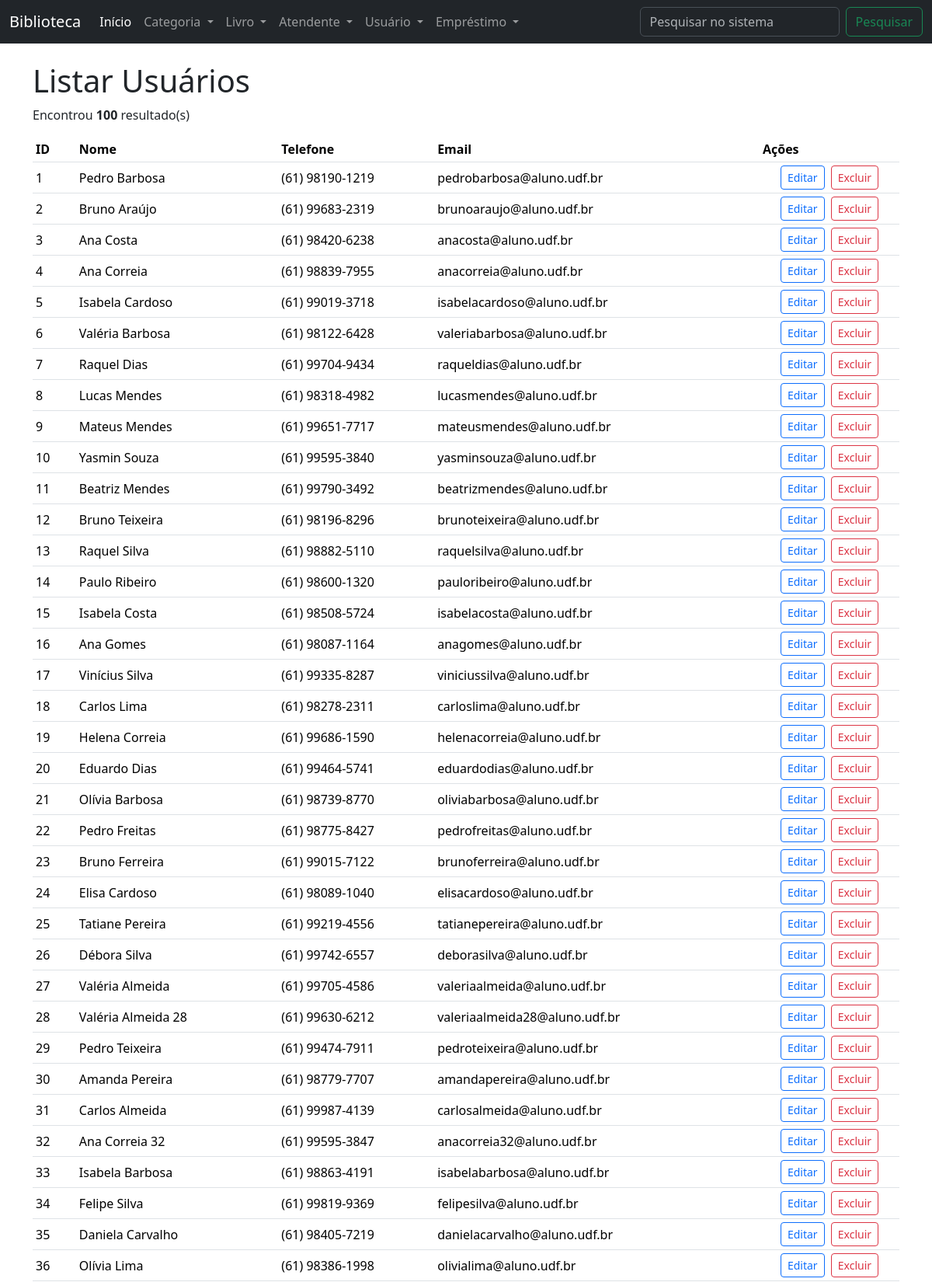
Screenshot of /?page=listar-usuario (upper part) with the database file from the repository.
### tables this page shows
CREATE TABLE IF NOT EXISTS `leitor` (
  `id_leitor` INT(10) UNSIGNED NOT NULL AUTO_INCREMENT,
  `nome_leitor` VARCHAR(45) NOT NULL,
  `email_leitor` VARCHAR(45) NOT NULL,
  `telefone_leitor` VARCHAR(20) NOT NULL,
  `data_nasc_leitor` DATE NOT NULL,
  `genero_leitor` VARCHAR(45) NOT NULL,
  PRIMARY KEY (`id_leitor`),
  UNIQUE KEY `id_leitor_UNIQUE` (`id_leitor`)
);

### listar-usuario.php (the view, shortened to what this page needs)
<h1>Listar Usuários</h1>
<?php
$sql = "SELECT * FROM leitor";
$result = $conn->query($sql);
$qtd = $result->num_rows;
if ($qtd > 0) {
    print "<p>Encontrou <b>$qtd</b> resultado(s)</p>";
    print "<table class='table table-hover table-sm align-middle' style='white-space: nowrap;'>";
    print "<tr>";
    print "<th>ID</th>";
    print "<th>Nome</th>";
    print "<th>Telefone</th>";
    print "<th>Email</th>";
    print "<th>Ações</th>";
    print "</tr>";
    while ($row = $result->fetch_object()) {
        print "<tr>";
        print "<td>" . $row->id_leitor . "</td>";
        print "<td>" . $row->nome_leitor . "</td>";
        print "<td>" . $row->telefone_leitor . "</td>";
        print "<td>" . $row->email_leitor . "</td>";
        print "<td class='text-center' style='white-space: nowrap; width: 180px;'>
					<button class='btn btn-outline-primary btn-sm' onclick=\"location.href='?page=editar-usuario&id_leitor={$row->id_leitor}';\">Editar</button>
					<button class='btn btn-outline-danger btn-sm ms-1' onclick=\"if(confirm('Tem certeza que deseja excluir?')){location.href='?page=salvar-usuario&acao=excluir&id_leitor={$row->id_leitor}';}else{false;}\">Excluir</button>
			       </td>";
        print "</tr>";
    }
    print "</table>";
} else {
    print "Não encontrou resultado";
}
?>

### rows the page displays
leitor: id_leitor "1", nome_leitor "Pedro Barbosa", telefone_leitor "(61) 98190-1219", email_leitor "pedrobarbosa@aluno.udf.br"
leitor: id_leitor "2", nome_leitor "Bruno Araújo", telefone_leitor "(61) 99683-2319", email_leitor "brunoaraujo@aluno.udf.br"
leitor: id_leitor "3", nome_leitor "Ana Costa", telefone_leitor "(61) 98420-6238", email_leitor "anacosta@aluno.udf.br"
leitor: id_leitor "4", nome_leitor "Ana Correia", telefone_leitor "(61) 98839-7955", email_leitor "anacorreia@aluno.udf.br"
leitor: id_leitor "5", nome_leitor "Isabela Cardoso", telefone_leitor "(61) 99019-3718", email_leitor "isabelacardoso@aluno.udf.br"
leitor: id_leitor "6", nome_leitor "Valéria Barbosa", telefone_leitor "(61) 98122-6428", email_leitor "valeriabarbosa@aluno.udf.br"
leitor: id_leitor "7", nome_leitor "Raquel Dias", telefone_leitor "(61) 99704-9434", email_leitor "raqueldias@aluno.udf.br"
leitor: id_leitor "8", nome_leitor "Lucas Mendes", telefone_leitor "(61) 98318-4982", email_leitor "lucasmendes@aluno.udf.br"
leitor: id_leitor "9", nome_leitor "Mateus Mendes", telefone_leitor "(61) 99651-7717", email_leitor "mateusmendes@aluno.udf.br"
leitor: id_leitor "10", nome_leitor "Yasmin Souza", telefone_leitor "(61) 99595-3840", email_leitor "yasminsouza@aluno.udf.br"
leitor: id_leitor "11", nome_leitor "Beatriz Mendes", telefone_leitor "(61) 99790-3492", email_leitor "beatrizmendes@aluno.udf.br"
leitor: id_leitor "12", nome_leitor "Bruno Teixeira", telefone_leitor "(61) 98196-8296", email_leitor "brunoteixeira@aluno.udf.br"
leitor: id_leitor "13", nome_leitor "Raquel Silva", telefone_leitor "(61) 98882-5110", email_leitor "raquelsilva@aluno.udf.br"
leitor: id_leitor "14", nome_leitor "Paulo Ribeiro", telefone_leitor "(61) 98600-1320", email_leitor "pauloribeiro@aluno.udf.br"
leitor: id_leitor "15", nome_leitor "Isabela Costa", telefone_leitor "(61) 98508-5724", email_leitor "isabelacosta@aluno.udf.br"
leitor: id_leitor "16", nome_leitor "Ana Gomes", telefone_leitor "(61) 98087-1164", email_leitor "anagomes@aluno.udf.br"
leitor: id_leitor "17", nome_leitor "Vinícius Silva", telefone_leitor "(61) 99335-8287", email_leitor "viniciussilva@aluno.udf.br"
leitor: id_leitor "18", nome_leitor "Carlos Lima", telefone_leitor "(61) 98278-2311", email_leitor "carloslima@aluno.udf.br"
leitor: id_leitor "19", nome_leitor "Helena Correia", telefone_leitor "(61) 99686-1590", email_leitor "helenacorreia@aluno.udf.br"
leitor: id_leitor "20", nome_leitor "Eduardo Dias", telefone_leitor "(61) 99464-5741", email_leitor "eduardodias@aluno.udf.br"
leitor: id_leitor "21", nome_leitor "Olívia Barbosa", telefone_leitor "(61) 98739-8770", email_leitor "oliviabarbosa@aluno.udf.br"
leitor: id_leitor "22", nome_leitor "Pedro Freitas", telefone_leitor "(61) 98775-8427", email_leitor "pedrofreitas@aluno.udf.br"
leitor: id_leitor "23", nome_leitor "Bruno Ferreira", telefone_leitor "(61) 99015-7122", email_leitor "brunoferreira@aluno.udf.br"
leitor: id_leitor "24", nome_leitor "Elisa Cardoso", telefone_leitor "(61) 98089-1040", email_leitor "elisacardoso@aluno.udf.br"
leitor: id_leitor "25", nome_leitor "Tatiane Pereira", telefone_leitor "(61) 99219-4556", email_leitor "tatianepereira@aluno.udf.br"
leitor: id_leitor "26", nome_leitor "Débora Silva", telefone_leitor "(61) 99742-6557", email_leitor "deborasilva@aluno.udf.br"
leitor: id_leitor "27", nome_leitor "Valéria Almeida", telefone_leitor "(61) 99705-4586", email_leitor "valeriaalmeida@aluno.udf.br"
leitor: id_leitor "28", nome_leitor "Valéria Almeida 28", telefone_leitor "(61) 99630-6212", email_leitor "valeriaalmeida28@aluno.udf.br"
leitor: id_leitor "29", nome_leitor "Pedro Teixeira", telefone_leitor "(61) 99474-7911", email_leitor "pedroteixeira@aluno.udf.br"
leitor: id_leitor "30", nome_leitor "Amanda Pereira", telefone_leitor "(61) 98779-7707", email_leitor "amandapereira@aluno.udf.br"
leitor: id_leitor "31", nome_leitor "Carlos Almeida", telefone_leitor "(61) 99987-4139", email_leitor "carlosalmeida@aluno.udf.br"
leitor: id_leitor "32", nome_leitor "Ana Correia 32", telefone_leitor "(61) 99595-3847", email_leitor "anacorreia32@aluno.udf.br"
leitor: id_leitor "33", nome_leitor "Isabela Barbosa", telefone_leitor "(61) 98863-4191", email_leitor "isabelabarbosa@aluno.udf.br"
leitor: id_leitor "34", nome_leitor "Felipe Silva", telefone_leitor "(61) 99819-9369", email_leitor "felipesilva@aluno.udf.br"
leitor: id_leitor "35", nome_leitor "Daniela Carvalho", telefone_leitor "(61) 98405-7219", email_leitor "danielacarvalho@aluno.udf.br"
leitor: id_leitor "36", nome_leitor "Olívia Lima", telefone_leitor "(61) 98386-1998", email_leitor "olivialima@aluno.udf.br"

### other values shown
$qtd "100"
